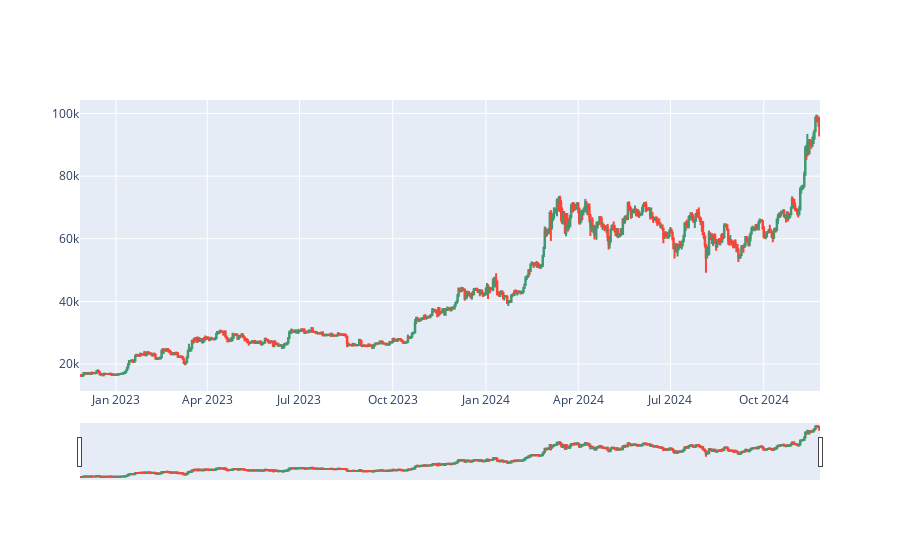

This figure's notebook cell:
### Code cell
import plotly.graph_objects as go 
figure=go.Figure(data=[go.Candlestick(x=x,
                                      open=open,
                                      high=high,
                                      low=low,
                                      close=close)])

figure.show()

### Figure 1 — Plotly figure (JSON) as saved in the notebook; plotly's stock layout.template omitted (floating-point values rounded to 4 significant figures; data arrays with more than 128 entries replaced by an {"elided": "..."} marker saying what was removed)
{"data": [{"close": {"elided": "730 float values"}, "high": {"elided": "730 float values"}, "low": {"elided": "730 float values"}, "open": {"elided": "730 float values"}, "type": "candlestick", "x": {"elided": "730 str values"}}], "layout": {}}
